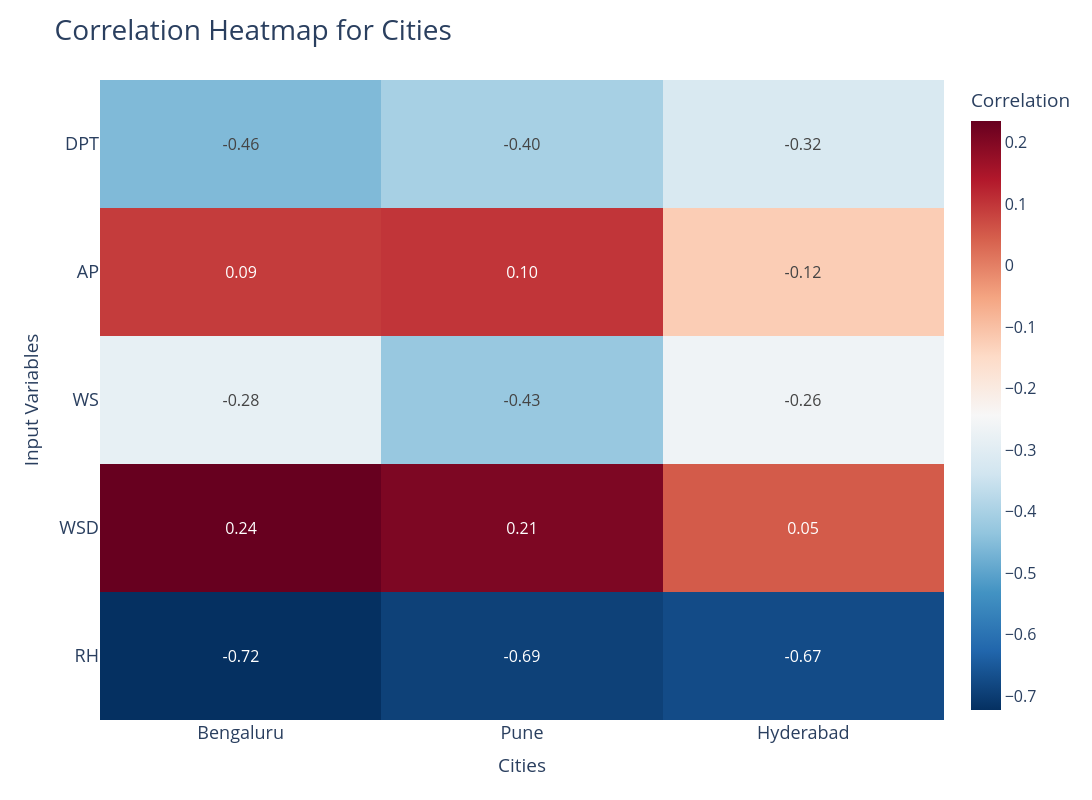

The cell this chart's notebook holds for it:
### Code cell
plot_correlation_heatmap(corr_combined, title="Correlation Heatmap for Cities")

### Figure 1 — Plotly figure (JSON) as saved in the notebook; plotly's stock layout.template omitted (floating-point values rounded to 4 significant figures)
{"data": [{"coloraxis": "coloraxis", "hovertemplate": "Cities: %{x}<br>Input Variables: %{y}<br>Correlation: %{z}<extra></extra>", "name": "0", "texttemplate": "%{z:.2f}", "type": "heatmap", "x": ["Bengaluru", "Pune", "Hyderabad"], "xaxis": "x", "y": ["DPT", "AP", "WS", "WSD", "RH"], "yaxis": "y", "z": [[-0.4564, -0.4037, -0.3201], [0.09135, 0.1004, -0.1225], [-0.2829, -0.4263, -0.264], [0.2352, 0.2072, 0.05088], [-0.7225, -0.693, -0.6743]]}], "layout": {"coloraxis": {"colorbar": {"title": {"text": "Correlation"}}, "colorscale": [[0, "rgb(5,48,97)"], [0.1, "rgb(33,102,172)"], [0.2, "rgb(67,147,195)"], [0.3, "rgb(146,197,222)"], [0.4, "rgb(209,229,240)"], [0.5, "rgb(247,247,247)"], [0.6, "rgb(253,219,199)"], [0.7, "rgb(244,165,130)"], [0.8, "rgb(214,96,77)"], [0.9, "rgb(178,24,43)"], [1, "rgb(103,0,31)"]]}, "font": {"size": 16}, "height": 800, "margin": {"b": 80, "l": 100, "r": 100, "t": 80}, "title": {"font": {"size": 28}, "text": "Correlation Heatmap for Cities"}, "width": 1200, "xaxis": {"anchor": "y", "domain": [0, 1], "tickfont": {"size": 18}, "title": {"text": "Cities"}}, "yaxis": {"anchor": "x", "autorange": "reversed", "domain": [0, 1], "tickfont": {"size": 18}, "title": {"text": "Input Variables"}}}}
